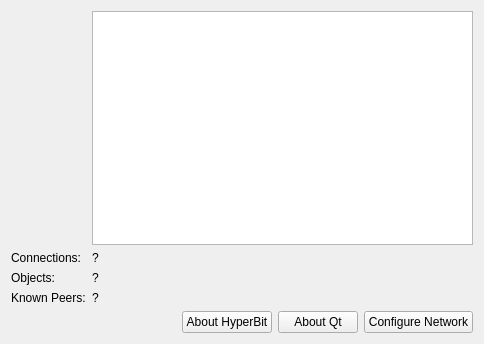
<?xml version="1.0" encoding="UTF-8"?>
<ui version="4.0">
 <class>debugInfo</class>
 <widget class="QWidget" name="debugInfo">
  <property name="geometry">
   <rect>
    <x>0</x>
    <y>0</y>
    <width>484</width>
    <height>344</height>
   </rect>
  </property>
  <layout class="QFormLayout" name="infoLayout">
   <property name="fieldGrowthPolicy">
    <enum>QFormLayout::AllNonFixedFieldsGrow</enum>
   </property>
   <item row="1" column="1">
     <widget class="QTableView" name="tableView">
       <property name="selectionBehavior">
         <enum>QAbstractItemView::SelectRows</enum>
       </property>
       <property name="sortingEnabled">
         <bool>true</bool>
       </property>
     </widget>
   </item>
   <item row="2" column="0">
    <widget class="QLabel" name="label">
     <property name="text">
      <string>Connections:</string>
     </property>
    </widget>
   </item>
   <item row="2" column="1">
    <widget class="QLabel" name="connections">
     <property name="text">
      <string>?</string>
     </property>
    </widget>
   </item>
   <item row="3" column="0">
    <widget class="QLabel" name="label_2">
     <property name="text">
      <string>Objects:</string>
     </property>
    </widget>
   </item>
   <item row="3" column="1">
    <widget class="QLabel" name="objects">
     <property name="text">
      <string>?</string>
     </property>
    </widget>
   </item>
   <item row="4" column="0">
    <widget class="QLabel" name="label_4">
     <property name="text">
      <string>Known Peers:</string>
     </property>
    </widget>
   </item>
   <item row="4" column="1">
    <widget class="QLabel" name="peers">
     <property name="text">
      <string>?</string>
     </property>
    </widget>
   </item>
   <item row="8" column="1">
    <layout class="QHBoxLayout" name="horizontalLayout_3">
     <item>
      <spacer name="horizontalSpacer_4">
       <property name="orientation">
        <enum>Qt::Horizontal</enum>
       </property>
       <property name="sizeHint" stdset="0">
        <size>
         <width>40</width>
         <height>20</height>
        </size>
       </property>
      </spacer>
     </item>
     <item>
      <widget class="QPushButton" name="about">
       <property name="text">
        <string>About HyperBit</string>
       </property>
      </widget>
     </item>
     <item>
      <widget class="QPushButton" name="aboutQt">
       <property name="text">
        <string>About Qt</string>
       </property>
      </widget>
     </item>
     <item>
      <widget class="QPushButton" name="configureNetwork">
       <property name="text">
        <string>Configure Network</string>
       </property>
      </widget>
     </item>
    </layout>
   </item>
  </layout>
 </widget>
 <resources/>
 <connections/>
</ui>
